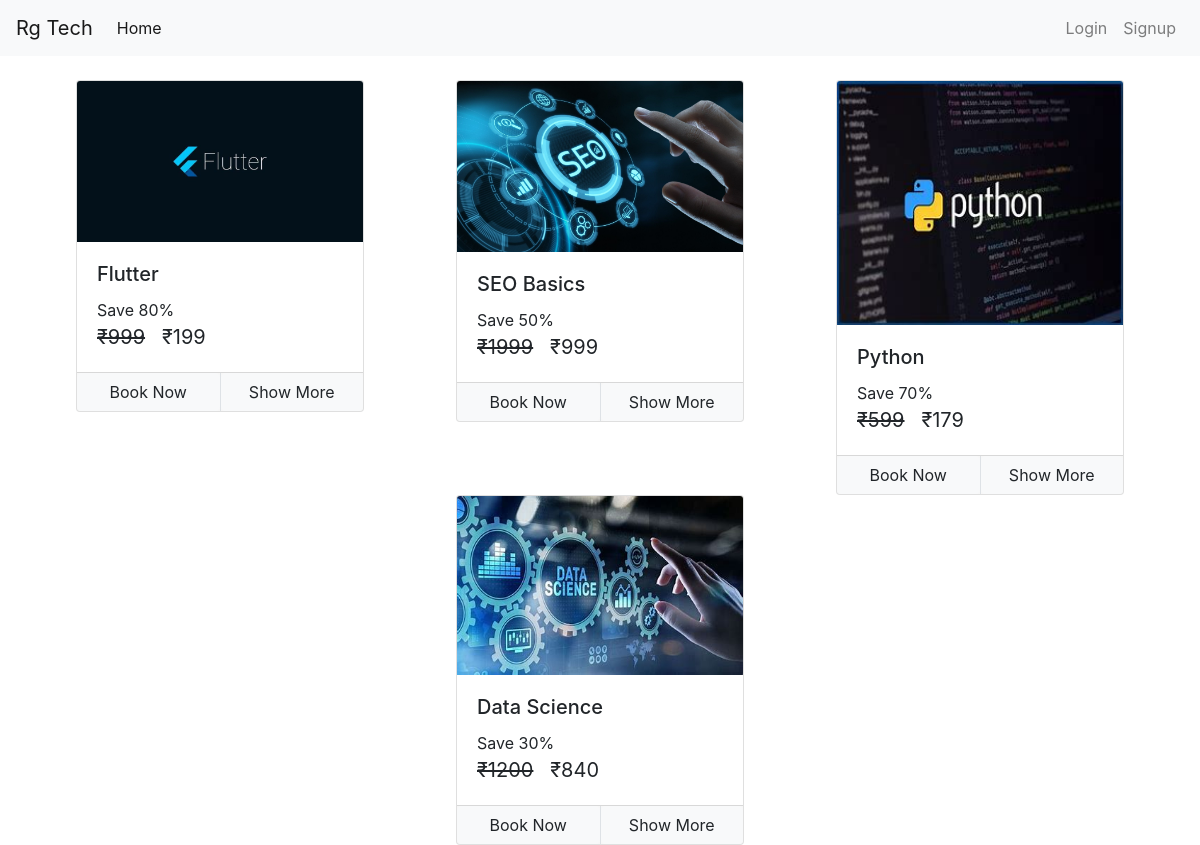
The page / on the database its author committed.
### courses/models/course.py (models this page shows, shortened)
class Course(models.Model):
    name = models.CharField(max_length = 50 , null = False)
    slug = models.CharField(max_length = 50 , null = False , unique = True)
    description = models.CharField(max_length = 200 , null = True)
    price = models.IntegerField(null=False)
    discount = models.IntegerField(null=False , default = 0)
    active = models.BooleanField(default = False)
    thumbnail = models.ImageField(upload_to = "files/thumbnail")
    date = models.DateTimeField(auto_now_add= True)
    resource = models.FileField(upload_to = "files/resource")
    length = models.IntegerField(null=False)

### courses/views/homepage.py (the view)
# urls.py: path('', HomePageView.as_view() , name = 'home'),
class HomePageView(ListView):
    template_name = "courses/home.html"
    queryset = Course.objects.filter(active=True)
    context_object_name = 'courses'

### courses/templatetags/course_custom_tags.py (called while the page is built, shortened)
@register.simple_tag
def cal_sellprice(price , discount):
    if discount is None or discount is 0:
        return price
    sellprice = price
    sellprice = price - ( price * discount * 0.01 )
    return math.floor(sellprice)

@register.filter
def rupee(price):
    return f'₹{price}'

@register.simple_tag
def is_enrolled(request , course):
    user = None
    if not request.user.is_authenticated:
        return False

### courses/templates/courses/home.html (shortened to what this page needs)
{% extends 'courses/base.html' %}
{% load course_custom_tags %}
{%block content%}
<div class="container">
    <br>
    <div class="row">
        {% for course in courses %}
        <div class="col mx-auto">
            <div class="card mx-auto" style="width: 18rem;">
                <img class="card-img-top" src="{{course.thumbnail.url}}" alt="Card image cap">
                <div class="card-body">
                    <h5 class="card-title">{{course.name}}</h5>
                    <p class="card-text m-0 p-0">
                        Save {{course.discount}}%
                        <br>
                        <span class="price">
                            <del>{{course.price|rupee}}</del>
                            <span>{% cal_sellprice course.price course.discount as value %} {{value|rupee}}</span>
                        </span>
                    </p>
                </div>
                <div class="card-footer p-0">
                    {% is_enrolled request course as enrolled %}
                    <div class="row no-gutters">
                        {% if enrolled %}
                        <div class="col border-right">
                            <a href="/course/{{course.slug}}" class="btn btn-light btn-block">Start Course</a>
                        </div>
                        {% else %}
                        <div class="col border-right">
                            <a href="/check-out/{{course.slug}}" class="btn btn-light btn-block">Book Now</a>
                        </div>
                        <div class="col">
                            <a href="/course/{{course.slug}}" class="btn btn-light  btn-block">Show More</a>
                        </div>
                        {% endif %}
                    </div>
                </div>
            </div>
        </div>
        {% endfor %}
    </div>
</div>
{%endblock%}

### courses/templates/courses/base.html (shortened to what this page needs)
<!doctype html>
{% load static %}
<html lang="en">
  <head>
    <link rel="stylesheet" href="https://maxcdn.bootstrapcdn.com/bootstrap/4.0.0/css/bootstrap.min.css">
    <link rel="stylesheet" href="{% static 'courses/css/common.css'%}">
  </head>
  <body>
    <nav class="navbar navbar-expand-lg navbar-light bg-light">
        <a class="navbar-brand" href="/">Rg Tech</a>
        <div class="collapse navbar-collapse" id="navbarNav">
            <ul class="navbar-nav mr-auto">
                <li class="nav-item active">
                  <a class="nav-link" href="/">Home <span class="sr-only">(current)</span></a>
                </li>
              </ul>
            <ul class="navbar-nav ml-auto">
              {% if request.user.is_authenticated %}
              <li class="nav-item">
                <a class="nav-link" href="/my-courses">My Courses</a>
              </li>
              <li class="nav-item">
                <a class="nav-link" href="/logout">Logout</a>
              </li>
              {% else %}
            <li class="nav-item">
              <a class="nav-link" href="/login">Login</a>
            </li>
            <li class="nav-item">
              <a class="nav-link" href="/signup">Signup</a>
            </li>
            {% endif %}
          </ul>
        </div>
      </nav>
    {% block content %}
    {% endblock %}
  </body>
</html>

### courses/static/courses/css/common.css (style rules this page uses)
.price { font-size: 20px; }

### courses/templates/courses/home.html (style rules this page uses)
.price { font-size: 20px; }

### rows shown on the page
Course: thumbnail (picture), name "Flutter", discount "80", price "₹999", value "₹199"
Course: thumbnail (picture), name "SEO Basics", discount "50", price "₹1999", value "₹999"
Course: thumbnail (picture), name "Python", discount "70", price "₹599", value "₹179"
Course: thumbnail (picture), name "Data Science", discount "30", price "₹1200", value "₹840"
